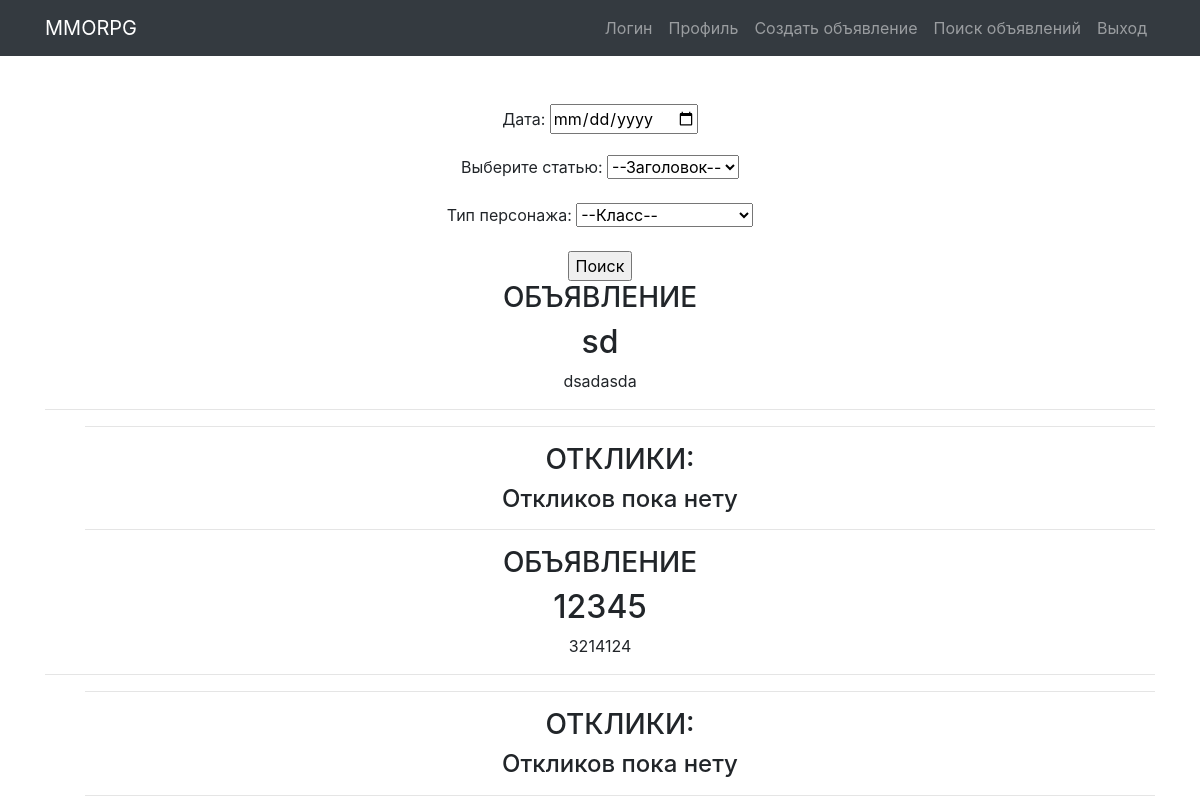
Before: /profile/ with the older database file.
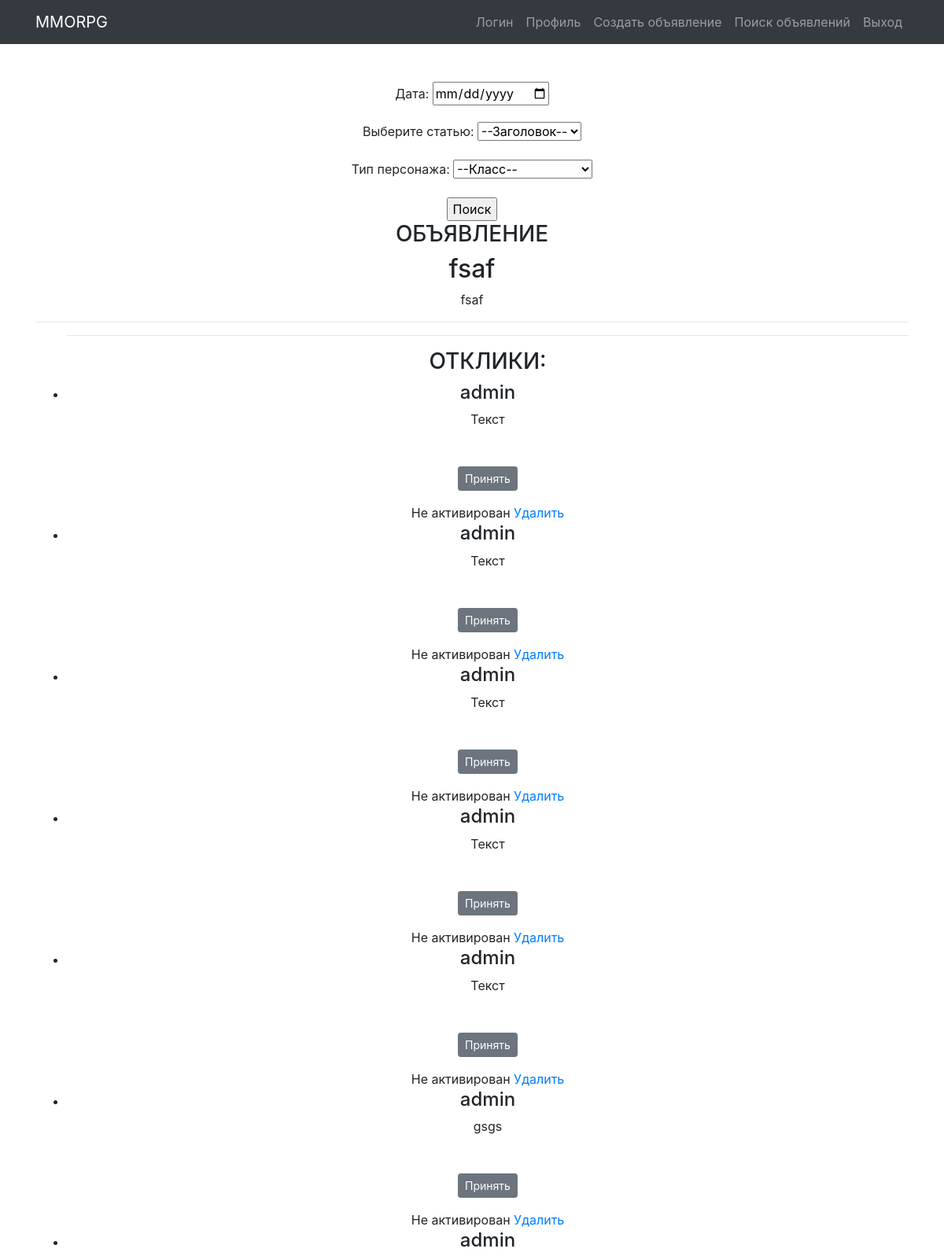
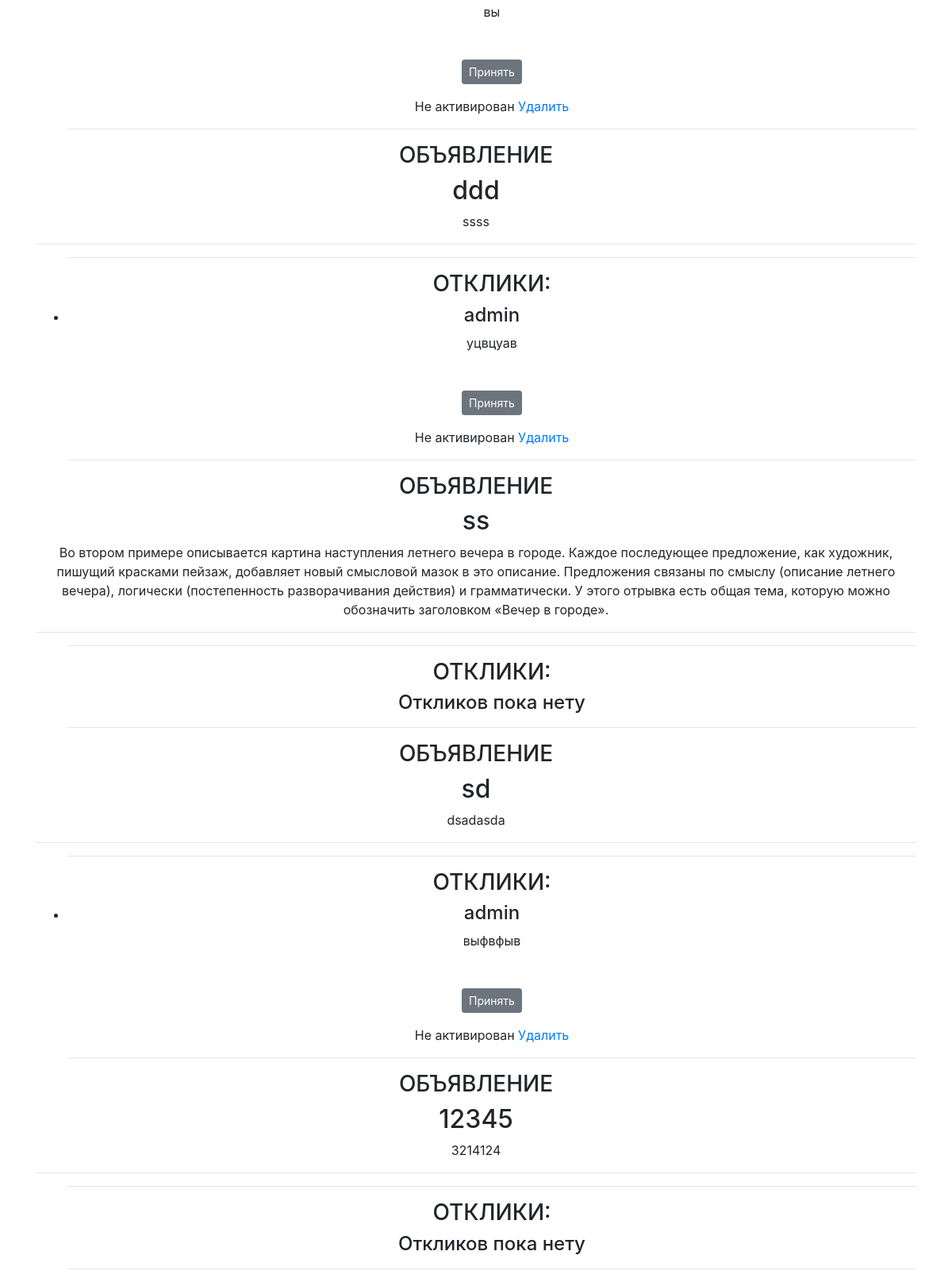
After: the same page with the newer database file (2 pictures, top to bottom).
### appmmo/models.py (models this page shows, shortened)
class Advertisement(models.Model):
    tank = 'TK'
    heal = 'HL'
    dd = 'DD'
    trader = 'TD'
    guild_masters = 'GM'
    quest_giver = 'KG'
    blacksmith = 'BS'
    the_tanner = 'TR'
    potions_master = 'PM'
    master_of_spells = 'SP'
    CATEGORY_CHOIESES = (
        (tank, ('Танки')),
        (heal, ('Хилы')),
        (dd, ('ДД')),
        (trader, ('Торговец')),
        (guild_masters, ('Гилдмастер')),
        (quest_giver, ('Квестгивер')),
        (blacksmith, ('Кузнец')),
        (the_tanner, ('Кожевник')),
        (potions_master, ('Зельевар')),
        (master_of_spells, ('Мастер заклинаний')),
    )
    author = models.ForeignKey(User, on_delete=models.CASCADE)
    heading = models.CharField(max_length=128, help_text=('Название объявления'))
    text = models.TextField(help_text=('Это текст объявления'))
    classType = models.CharField(max_length=2, choices=CATEGORY_CHOIESES, help_text=('Тип класса'))
    image = models.ImageField(max_length=255,  upload_to=user_directory_path, null=True, blank=True)
    dateCreation = models.DateTimeField(auto_now_add=True)
    def __str__(self):
        return f'{self.heading}'

class Responses(models.Model):
    advertisement = models.ForeignKey(Advertisement, related_name='responses', on_delete=models.CASCADE)
    user = models.ForeignKey(User, related_name='respuser', on_delete=models.CASCADE)
    text = models.TextField(help_text=('Поле отклика'))
    dateCreation = models.DateTimeField(auto_now_add=True)
    is_active = models.BooleanField(default=False)

### appmmo/views.py (the view)
# urls.py: path('profile/', ProfileView.as_view(), name='profile'),
class ProfileView(ListView):
    model = Advertisement
    template_name = 'Profile.html'
    context_object_name = 'profile'
    ordering = ['-dateCreation']
    queryset = Advertisement.objects.all().select_related('author')
    def get_queryset(self):
        quaeryset = super().get_queryset()
        self.filterset = AdvFilter(self.request.GET, quaeryset)
        return self.filterset.qs
    def get_context_data(self, **kwargs):
        context = super().get_context_data(**kwargs)
        context['filterset'] = self.filterset
        return context

### templates/Profile.html (shortened to what this page needs)
{% extends 'flatpages/default.html' %}
{% block content %}
<form action="" method="get">
    {{ filterset.form.as_p }}
    <input type="submit" value="Поиск"/>
</form>
{% for advertisement in profile %}
<h3>ОБЪЯВЛЕНИЕ</h3>
<h2>{{ advertisement.heading }}</h2>
<p>{{ advertisement.text }}</p>
<hr>
<ul>
    <hr>
    <h3>ОТКЛИКИ:</h3>
    {% if advertisement.responses.all %}
    {% for response in advertisement.responses.all %}
    <li><h4>{{ response.user }}</h4>
        {{ response.text }}
        <br>
        <br>
    </li>
    <br>
    {% if response.is_active %}
    <p class="text-center"><a href="{% url 'response_deactive' pk=advertisement.id pk_res=response.id %}" class="btn btn-secondary btn-sm"> Отклонить </a></p>
    Активирован
    {% else %}
    <p class="text-center"><a href="{% url 'response_active' pk=advertisement.id pk_res=response.id %}" class="btn btn-secondary btn-sm"> Принять </a></p>
    Не активирован
    {% endif %}
    <a href="{% url 'response_delete' pk=advertisement.id pk_res=response.id %}"> Удалить </a>
    {% endfor %}
    {% else %}
    <h4>Откликов пока нету</h4>
    {% endif %}
    <hr>
</ul>
{% endfor %}
{% endblock content %}

### templates/flatpages/default.html (shortened to what this page needs)
<!doctype html>
{% load static %}
<html lang="en">
  <head>
    <link href="{% static 'css/bootstrap.min.css' %}" rel="stylesheet">
  </head>
  <body>
  </body>
<body>
        <nav class="navbar navbar-expand-lg navbar-dark bg-dark">
    <div class="container" id="navbarNav">
        <a class="navbar-brand" href="http://127.0.0.1:8000/">MMORPG</a>
        <ul class="navbar-nav">
            <li class="nav-item">
                <a class="nav-link" href="#">Логин</a>
            </li>
            <li class="nav-item">
                <a class="nav-link" href="http://127.0.0.1:8000/profile">Профиль</a>
            </li>
            <li class="nav-item">
                <a class="nav-link" href="http://127.0.0.1:8000/create">Создать объявление</a>
            </li>
            <li class="nav-item">
                <a class="nav-link" href="#">Поиск объявлений</a>
            </li>
            <li class="nav-item">
                <a class="nav-link" href="#">Выход</a>
            </li>
        </ul>
    </div>
</nav>
<div class="container mt-5">
    <div class="row">
        <div class="col-lg-12 text-center">
            {% block content %}
            {% endblock content %}
        </div>
    </div>
</div>
</body>
</html>

Changed rows visible on the page:
added Advertisement: heading "fsaf", text "fsaf"
added Responses: user "admin", text "Текст", is_active "Принять", shown under "fsaf"
added Responses: user "admin", text "Текст", is_active "Принять", shown under "fsaf"
added Responses: user "admin", text "Текст", is_active "Принять", shown under "fsaf"
added Responses: user "admin", text "Текст", is_active "Принять", shown under "fsaf"
added Responses: user "admin", text "Текст", is_active "Принять", shown under "fsaf"
added Responses: user "admin", text "gsgs", is_active "Принять", shown under "fsaf"
added Responses: user "admin", text "вы", is_active "Принять", shown under "fsaf"
added Advertisement: heading "ddd", text "ssss"
added Responses: user "admin", text "уцвцуав", is_active "Принять", shown under "ddd"
added Advertisement: heading "ss", text "Во втором примере описывается картина наступления летнего вечера в городе. Каждое последующее предложение, как художник, пишущий красками пейзаж, добавляет новый смысловой мазок в это описание. Предложения связаны по смыслу (описание летнего вечера), логически (постепенность разворачивания действия) и грамматически. У этого отрывка есть общая тема, которую можно обозначить заголовком «Вечер в городе».", shows "Откликов пока нету"
shown differently, row unchanged: Advertisement "sd": no longer shows "Откликов пока нету"
added Responses: user "admin", text "выфвфыв", is_active "Принять", shown under Advertisement "sd"
